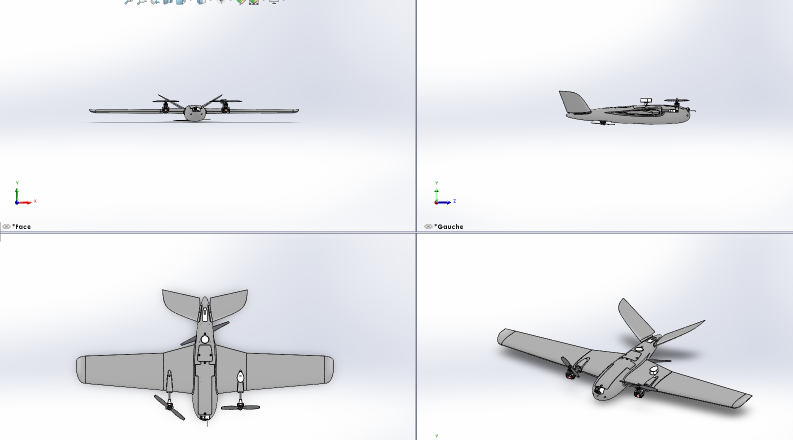
#> input picture pitch/assets/cao/sources/vues_multiples.png, 1586 x 880 px (shown at 1/2 size)
$ python preparer_images.py
#> lines starting #> are read from the running program, lines starting #| are printed output that depends on the picture
"""Recadre les captures SolidWorks du drone (pitch/assets/cao/sources) pour les présentations.

Usage : python3 pitch/outils/preparer_images.py   -> pitch/assets/cao/cao_*.png
"""

from pathlib import Path

import numpy as np
from PIL import Image

DOSSIER = Path(__file__).resolve().parents[1] / "assets" / "cao"
SOURCES = DOSSIER / "sources"


def serre(im, marge):
    """Recadre au plus près du drone (pixels plus sombres que le fond), avec une marge."""
    a = np.asarray(im.convert("L")).astype(int)
    ys, xs = np.where(a < 205)
    w, h = im.size
    return im.crop((max(0, xs.min() - marge), max(0, ys.min() - marge), min(w, xs.max() + marge), min(h, ys.max() + marge)))


def main():
    vues = Image.open(SOURCES / "vues_multiples.png").convert("RGB")
    sorties = {
        "cao_iso": serre(vues.crop((840, 470, 1586, 858)), 40),  # vue isométrique (quart bas droit)
        "cao_dessus": serre(Image.open(SOURCES / "dessus.png").convert("RGB"), 35),
        "cao_profil": serre(Image.open(SOURCES / "profil_gauche.png").convert("RGB"), 35),
        "cao_face": serre(Image.open(SOURCES / "face.png").convert("RGB"), 35),
    }
#> in serre, `a = np.asarray(im.convert("L")).astype(int)`: a: shape (388, 746) int64; 256 distinct labels, from 0 to 255
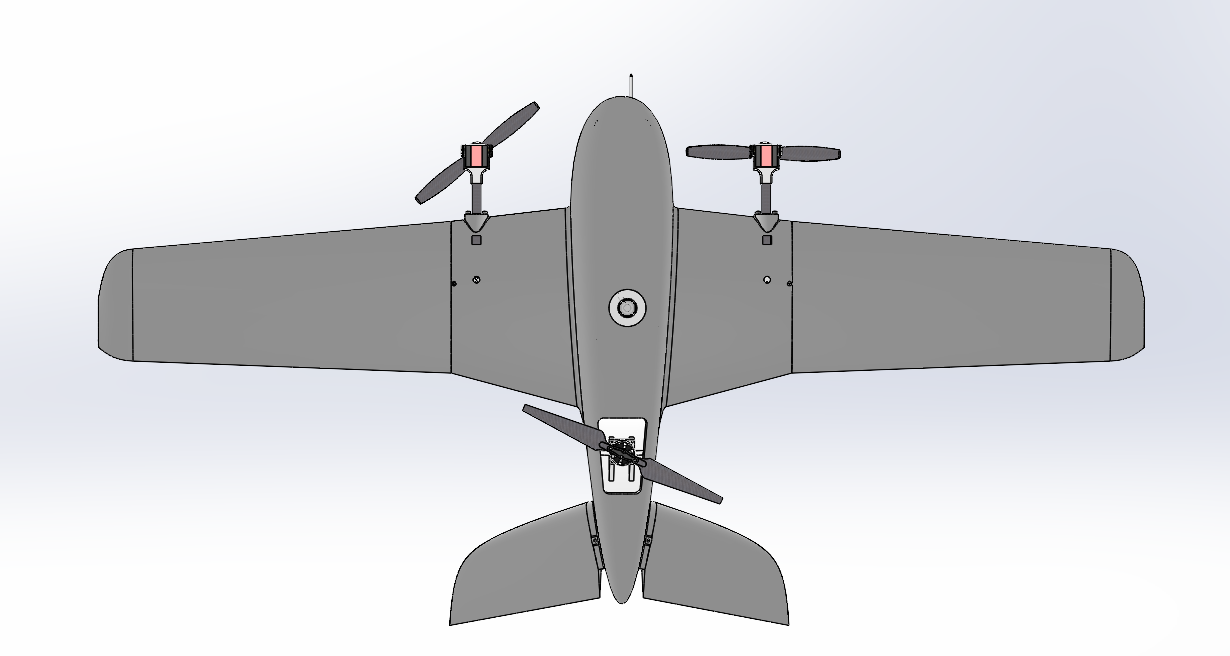
#> input picture pitch/assets/cao/sources/dessus.png, 1230 x 656 px
#> call 2 of serre, with marge = 35
#> in serre (call 2), `a = np.asarray(im.convert("L")).astype(int)`:
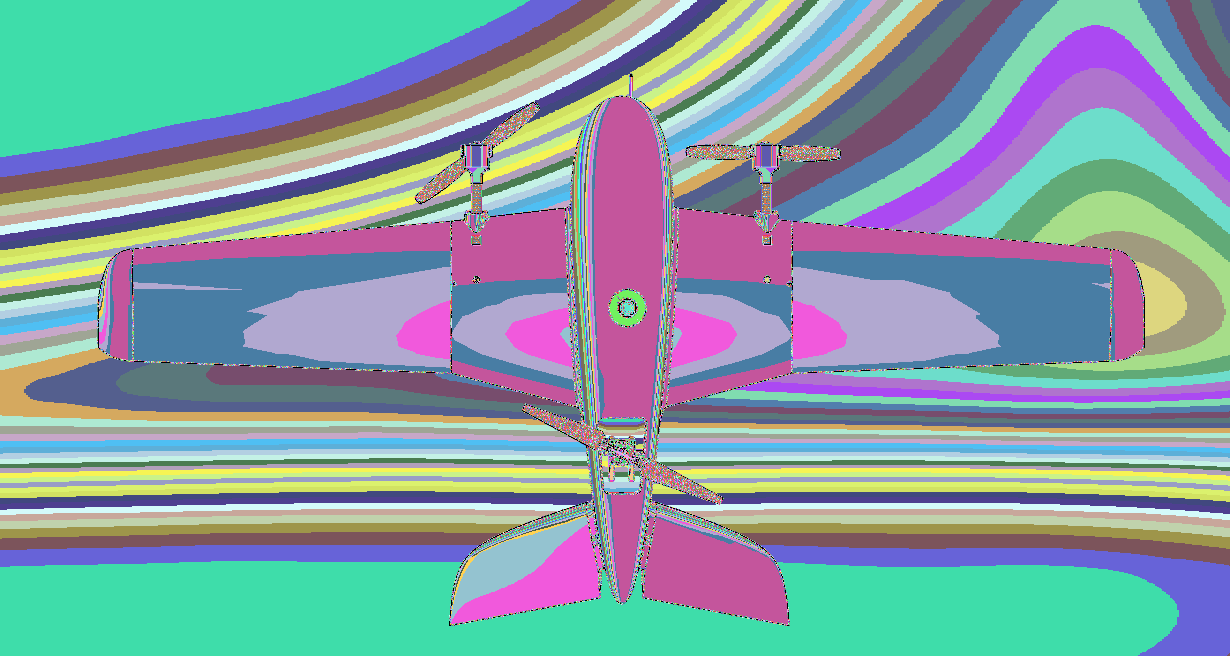
#> a: shape (656, 1230) int64; 256 distinct labels, from 0 to 255; one colour per label, 0 black
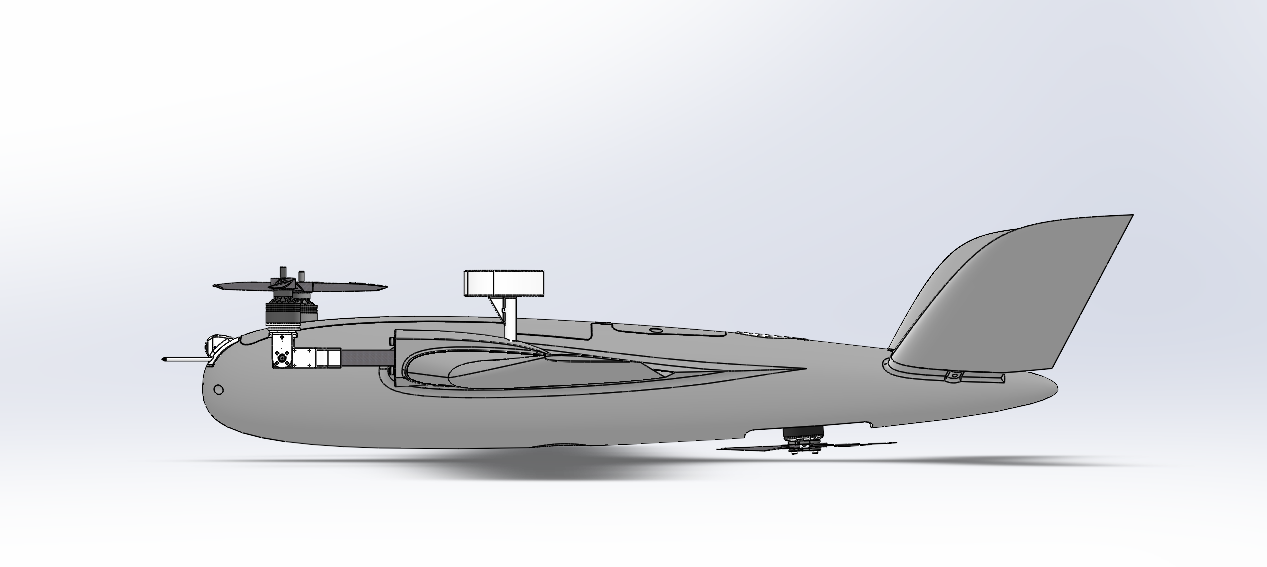
#> input picture pitch/assets/cao/sources/profil_gauche.png, 1267 x 567 px
#> call 3 of serre, with marge = 35
#> in serre (call 3), `a = np.asarray(im.convert("L")).astype(int)`:
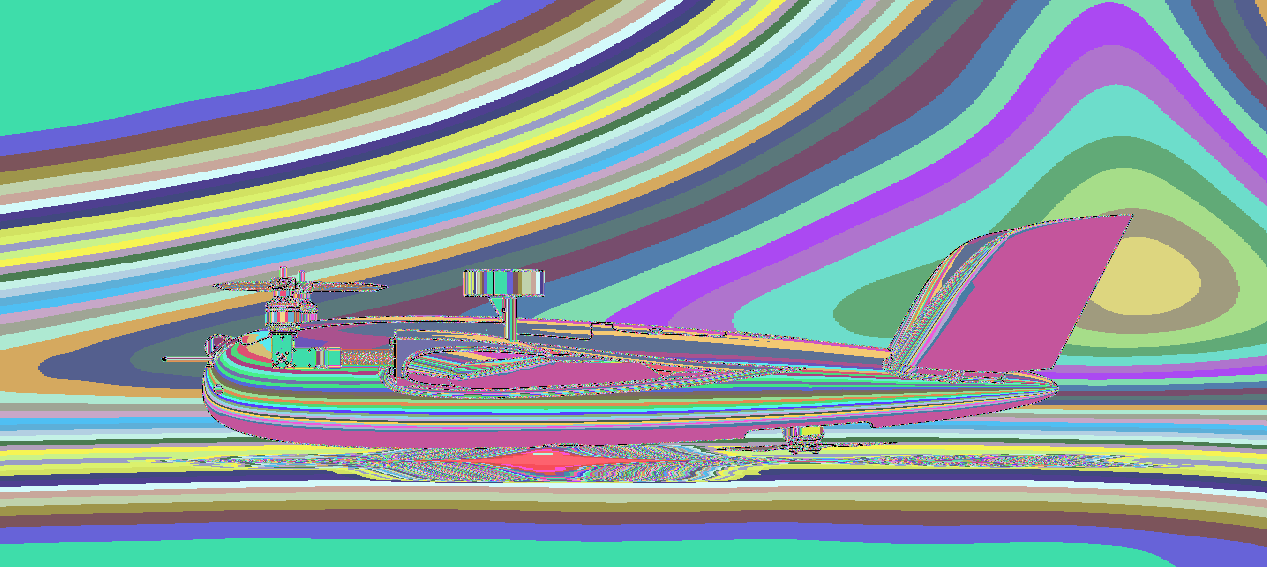
#> a: shape (567, 1267) int64; 256 distinct labels, from 0 to 255; one colour per label, 0 black
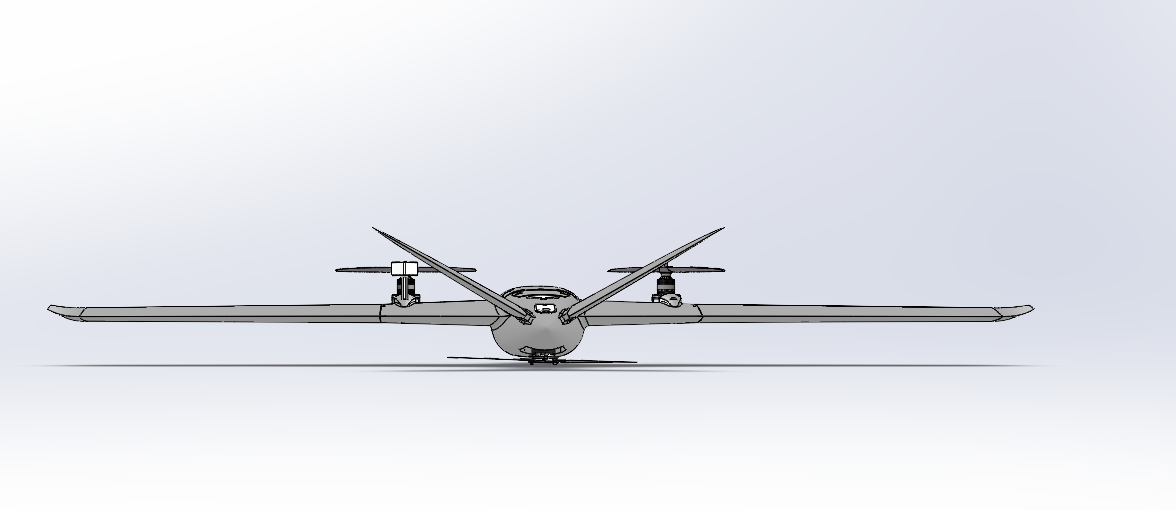
#> input picture pitch/assets/cao/sources/face.png, 1176 x 510 px
#> call 4 of serre, with marge = 35
#> in serre (call 4), `a = np.asarray(im.convert("L")).astype(int)`:
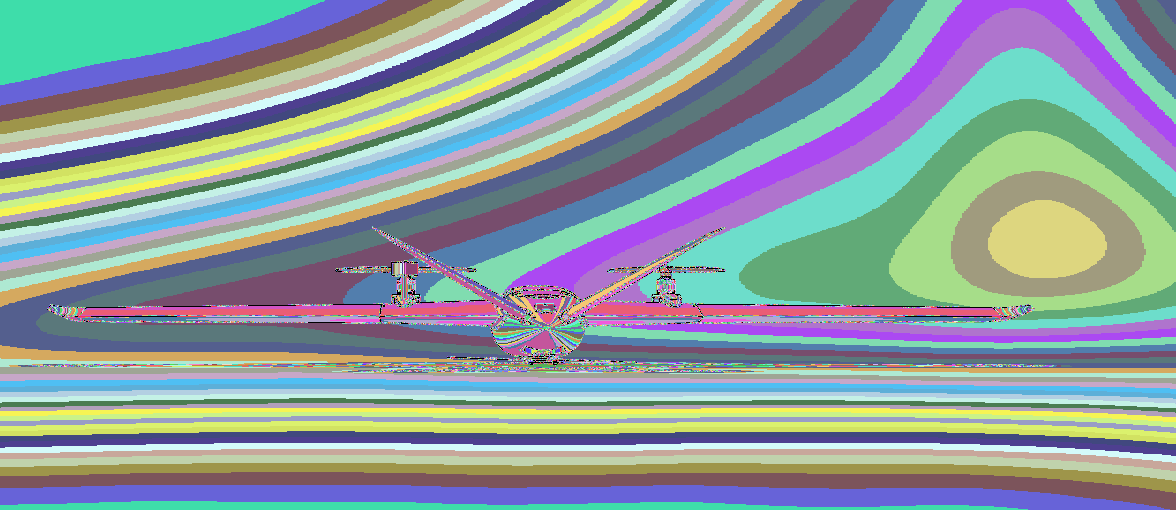
#> a: shape (510, 1176) int64; 256 distinct labels, from 0 to 255; one colour per label, 0 black
#> in serre (call 4), `return im.crop((max(0, xs.min() - marge), max(0, ys.min() - marge), mi..`:
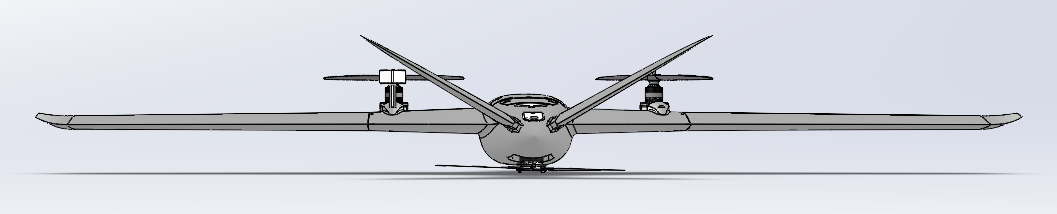
#> returned value: PIL image 1057x214 RGB; mean R, G, B 211.8, 214.5, 221.9
    # Zooms sur des parties du drone (coordonnées dans les captures sources).
    profil = Image.open(SOURCES / "profil_gauche.png").convert("RGB")
    dessus = Image.open(SOURCES / "dessus.png").convert("RGB")
    face = Image.open(SOURCES / "face.png").convert("RGB")
    sorties.update({
        "z_nacelle": profil.crop((150, 230, 400, 400)),         # moteur avant, servo de basculement, nez
        "z_mat_gnss": profil.crop((400, 225, 620, 365)),        # mât GNSS
        "z_queue": profil.crop((700, 200, 1150, 470)),          # empennage en V, moteur arrière
        "z_dessus_avant": dessus.crop((380, 90, 880, 320)),     # nacelles et moteurs avant
        "z_dessus_arriere": dessus.crop((420, 400, 820, 640)),  # moteur arrière et empennage en V
        "z_face_centre": face.crop((300, 200, 880, 380)),       # fuselage et moteurs, vue de face
    })
    for nom, im in sorties.items():
        im.save(DOSSIER / f"{nom}.png")
        print(nom, im.size)
#> this loop made 10 passes
#> nom on passes 1 to 10: 'cao_iso', 'cao_dessus', 'cao_profil', 'cao_face', 'z_nacelle', 'z_mat_gnss', 'z_queue', 'z_dessus_avant', 'z_dessus_arriere', 'z_face_centre'
#| cao_iso (590, 302)
#| cao_dessus (1117, 618)
#| cao_profil (1042, 336)
#| cao_face (1057, 214)
#| z_nacelle (250, 170)
#| z_mat_gnss (220, 140)
#| z_queue (450, 270)
#| z_dessus_avant (500, 230)
#> (further printed lines are left out)


if __name__ == "__main__":
    main()
